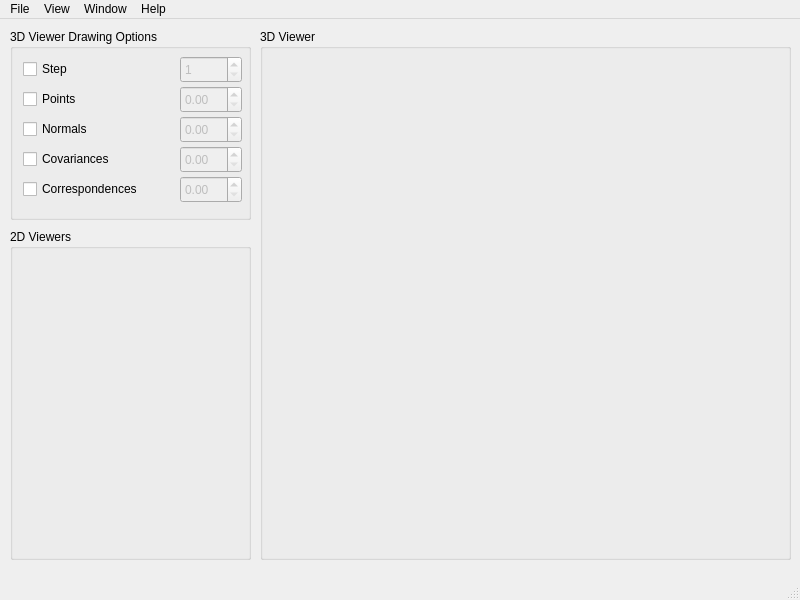
<?xml version="1.0" encoding="UTF-8"?>
<ui version="4.0">
 <class>MainWindow</class>
 <widget class="QMainWindow" name="MainWindow">
  <property name="geometry">
   <rect>
    <x>0</x>
    <y>0</y>
    <width>800</width>
    <height>600</height>
   </rect>
  </property>
  <property name="windowTitle">
   <string>MainWindow</string>
  </property>
  <widget class="QWidget" name="centralwidget">
   <widget class="QWidget" name="verticalLayoutWidget">
    <property name="geometry">
     <rect>
      <x>10</x>
      <y>10</y>
      <width>241</width>
      <height>191</height>
     </rect>
    </property>
    <layout class="QVBoxLayout" name="verticalLayout">
     <item>
      <widget class="QGroupBox" name="groupBox_drawing_options_3d">
       <property name="enabled">
        <bool>true</bool>
       </property>
       <property name="title">
        <string>3D Viewer Drawing Options</string>
       </property>
       <widget class="QCheckBox" name="checkBox_points">
        <property name="geometry">
         <rect>
          <x>13</x>
          <y>60</y>
          <width>71</width>
          <height>20</height>
         </rect>
        </property>
        <property name="text">
         <string>Points</string>
        </property>
       </widget>
       <widget class="QCheckBox" name="checkBox_covariances">
        <property name="geometry">
         <rect>
          <x>13</x>
          <y>120</y>
          <width>111</width>
          <height>20</height>
         </rect>
        </property>
        <property name="text">
         <string>Covariances</string>
        </property>
       </widget>
       <widget class="QCheckBox" name="checkBox_correspondences">
        <property name="geometry">
         <rect>
          <x>13</x>
          <y>150</y>
          <width>151</width>
          <height>20</height>
         </rect>
        </property>
        <property name="text">
         <string>Correspondences</string>
        </property>
       </widget>
       <widget class="QCheckBox" name="checkBox_normals">
        <property name="geometry">
         <rect>
          <x>13</x>
          <y>90</y>
          <width>91</width>
          <height>20</height>
         </rect>
        </property>
        <property name="text">
         <string>Normals</string>
        </property>
       </widget>
       <widget class="QCheckBox" name="checkBox_step">
        <property name="geometry">
         <rect>
          <x>13</x>
          <y>29</y>
          <width>61</width>
          <height>22</height>
         </rect>
        </property>
        <property name="text">
         <string>Step</string>
        </property>
       </widget>
       <widget class="QSpinBox" name="spinBox_step">
        <property name="enabled">
         <bool>false</bool>
        </property>
        <property name="geometry">
         <rect>
          <x>170</x>
          <y>27</y>
          <width>62</width>
          <height>27</height>
         </rect>
        </property>
        <property name="minimum">
         <number>1</number>
        </property>
       </widget>
       <widget class="QDoubleSpinBox" name="doubleSpinBox_normals">
        <property name="enabled">
         <bool>false</bool>
        </property>
        <property name="geometry">
         <rect>
          <x>170</x>
          <y>87</y>
          <width>62</width>
          <height>27</height>
         </rect>
        </property>
        <property name="singleStep">
         <double>0.010000000000000</double>
        </property>
       </widget>
       <widget class="QDoubleSpinBox" name="doubleSpinBox_covariances">
        <property name="enabled">
         <bool>false</bool>
        </property>
        <property name="geometry">
         <rect>
          <x>170</x>
          <y>117</y>
          <width>62</width>
          <height>27</height>
         </rect>
        </property>
        <property name="singleStep">
         <double>0.010000000000000</double>
        </property>
       </widget>
       <widget class="QDoubleSpinBox" name="doubleSpinBox_points">
        <property name="enabled">
         <bool>false</bool>
        </property>
        <property name="geometry">
         <rect>
          <x>170</x>
          <y>57</y>
          <width>62</width>
          <height>27</height>
         </rect>
        </property>
        <property name="singleStep">
         <double>0.250000000000000</double>
        </property>
       </widget>
       <widget class="QDoubleSpinBox" name="doubleSpinBox_correspondences">
        <property name="enabled">
         <bool>false</bool>
        </property>
        <property name="geometry">
         <rect>
          <x>170</x>
          <y>147</y>
          <width>62</width>
          <height>27</height>
         </rect>
        </property>
        <property name="singleStep">
         <double>0.250000000000000</double>
        </property>
       </widget>
      </widget>
     </item>
    </layout>
   </widget>
   <widget class="QWidget" name="horizontalLayoutWidget">
    <property name="geometry">
     <rect>
      <x>260</x>
      <y>10</y>
      <width>531</width>
      <height>531</height>
     </rect>
    </property>
    <layout class="QHBoxLayout" name="horizontalLayout">
     <item>
      <widget class="QGroupBox" name="groupBox_viewer_3d">
       <property name="title">
        <string>3D Viewer</string>
       </property>
       <widget class="QGLViewer" name="viewer_3d">
        <property name="geometry">
         <rect>
          <x>9</x>
          <y>29</y>
          <width>511</width>
          <height>491</height>
         </rect>
        </property>
       </widget>
      </widget>
     </item>
    </layout>
   </widget>
   <widget class="QWidget" name="horizontalLayoutWidget_2">
    <property name="geometry">
     <rect>
      <x>10</x>
      <y>210</y>
      <width>241</width>
      <height>331</height>
     </rect>
    </property>
    <layout class="QHBoxLayout" name="horizontalLayout_2">
     <item>
      <widget class="QGroupBox" name="groupBox_viewer_2d">
       <property name="enabled">
        <bool>true</bool>
       </property>
       <property name="title">
        <string>2D Viewers</string>
       </property>
      </widget>
     </item>
    </layout>
   </widget>
  </widget>
  <widget class="QMenuBar" name="menubar">
   <property name="geometry">
    <rect>
     <x>0</x>
     <y>0</y>
     <width>800</width>
     <height>25</height>
    </rect>
   </property>
   <widget class="QMenu" name="menuFile">
    <property name="title">
     <string>File</string>
    </property>
   </widget>
   <widget class="QMenu" name="menuView">
    <property name="title">
     <string>View</string>
    </property>
    <addaction name="separator"/>
   </widget>
   <widget class="QMenu" name="menuHelp">
    <property name="title">
     <string>Help</string>
    </property>
   </widget>
   <widget class="QMenu" name="menuWindow">
    <property name="title">
     <string>Window</string>
    </property>
   </widget>
   <addaction name="menuFile"/>
   <addaction name="menuView"/>
   <addaction name="menuWindow"/>
   <addaction name="menuHelp"/>
  </widget>
  <widget class="QStatusBar" name="statusbar"/>
  <action name="actionQuit">
   <property name="text">
    <string>Quit</string>
   </property>
  </action>
  <action name="actionPoints">
   <property name="text">
    <string>Points</string>
   </property>
  </action>
  <action name="actionNormals">
   <property name="text">
    <string>Normals</string>
   </property>
  </action>
  <action name="actionCovariances">
   <property name="text">
    <string>Covariances</string>
   </property>
  </action>
  <action name="actionCorrespndences">
   <property name="text">
    <string>Correspndences</string>
   </property>
  </action>
  <action name="actionStep">
   <property name="text">
    <string>Step</string>
   </property>
  </action>
  <action name="actionAbout">
   <property name="text">
    <string>About DM Viewer</string>
   </property>
  </action>
  <action name="actionMinimize">
   <property name="text">
    <string>Minimize</string>
   </property>
  </action>
  <action name="actionMaximize">
   <property name="text">
    <string>Maximize</string>
   </property>
  </action>
 </widget>
 <customwidgets>
  <customwidget>
   <class>QGLViewer</class>
   <extends>QWidget</extends>
   <header>QGLViewer/qglviewer.h</header>
  </customwidget>
 </customwidgets>
 <resources/>
 <connections>
  <connection>
   <sender>checkBox_step</sender>
   <signal>toggled(bool)</signal>
   <receiver>spinBox_step</receiver>
   <slot>setEnabled(bool)</slot>
   <hints>
    <hint type="sourcelabel">
     <x>80</x>
     <y>74</y>
    </hint>
    <hint type="destinationlabel">
     <x>238</x>
     <y>75</y>
    </hint>
   </hints>
  </connection>
  <connection>
   <sender>checkBox_points</sender>
   <signal>toggled(bool)</signal>
   <receiver>doubleSpinBox_points</receiver>
   <slot>setEnabled(bool)</slot>
   <hints>
    <hint type="sourcelabel">
     <x>84</x>
     <y>103</y>
    </hint>
    <hint type="destinationlabel">
     <x>220</x>
     <y>106</y>
    </hint>
   </hints>
  </connection>
  <connection>
   <sender>checkBox_normals</sender>
   <signal>toggled(bool)</signal>
   <receiver>doubleSpinBox_normals</receiver>
   <slot>setEnabled(bool)</slot>
   <hints>
    <hint type="sourcelabel">
     <x>80</x>
     <y>131</y>
    </hint>
    <hint type="destinationlabel">
     <x>215</x>
     <y>136</y>
    </hint>
   </hints>
  </connection>
  <connection>
   <sender>checkBox_covariances</sender>
   <signal>toggled(bool)</signal>
   <receiver>doubleSpinBox_covariances</receiver>
   <slot>setEnabled(bool)</slot>
   <hints>
    <hint type="sourcelabel">
     <x>76</x>
     <y>163</y>
    </hint>
    <hint type="destinationlabel">
     <x>212</x>
     <y>166</y>
    </hint>
   </hints>
  </connection>
  <connection>
   <sender>checkBox_correspondences</sender>
   <signal>toggled(bool)</signal>
   <receiver>doubleSpinBox_correspondences</receiver>
   <slot>setEnabled(bool)</slot>
   <hints>
    <hint type="sourcelabel">
     <x>60</x>
     <y>194</y>
    </hint>
    <hint type="destinationlabel">
     <x>225</x>
     <y>196</y>
    </hint>
   </hints>
  </connection>
  <connection>
   <sender>groupBox_drawing_options_3d</sender>
   <signal>clicked()</signal>
   <receiver>viewer_3d</receiver>
   <slot>updateGL()</slot>
   <hints>
    <hint type="sourcelabel">
     <x>213</x>
     <y>222</y>
    </hint>
    <hint type="destinationlabel">
     <x>324</x>
     <y>234</y>
    </hint>
   </hints>
  </connection>
 </connections>
</ui>
